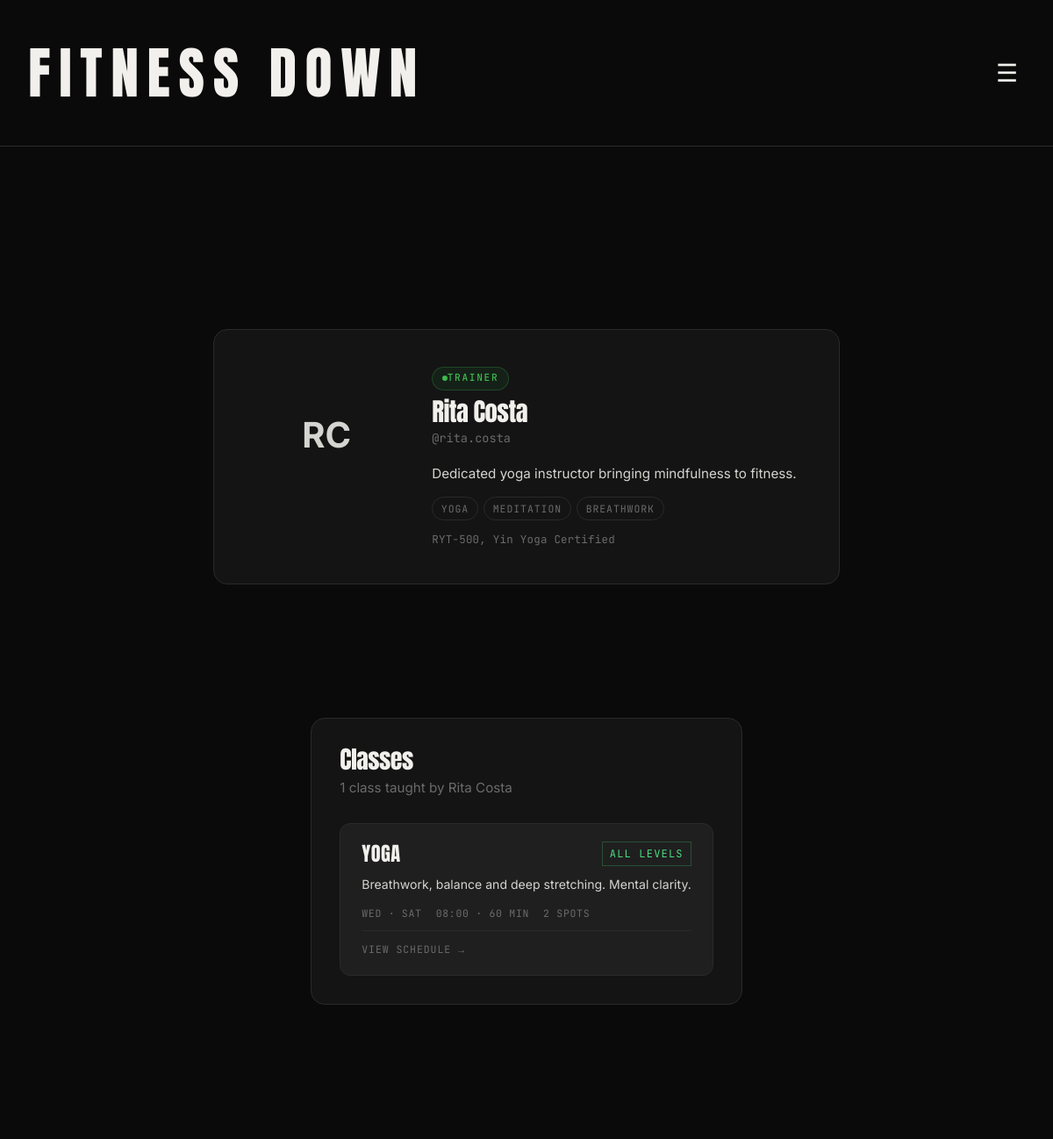
/trainer.php?id=6 (upper part), run on an earlier commit of the app's database.
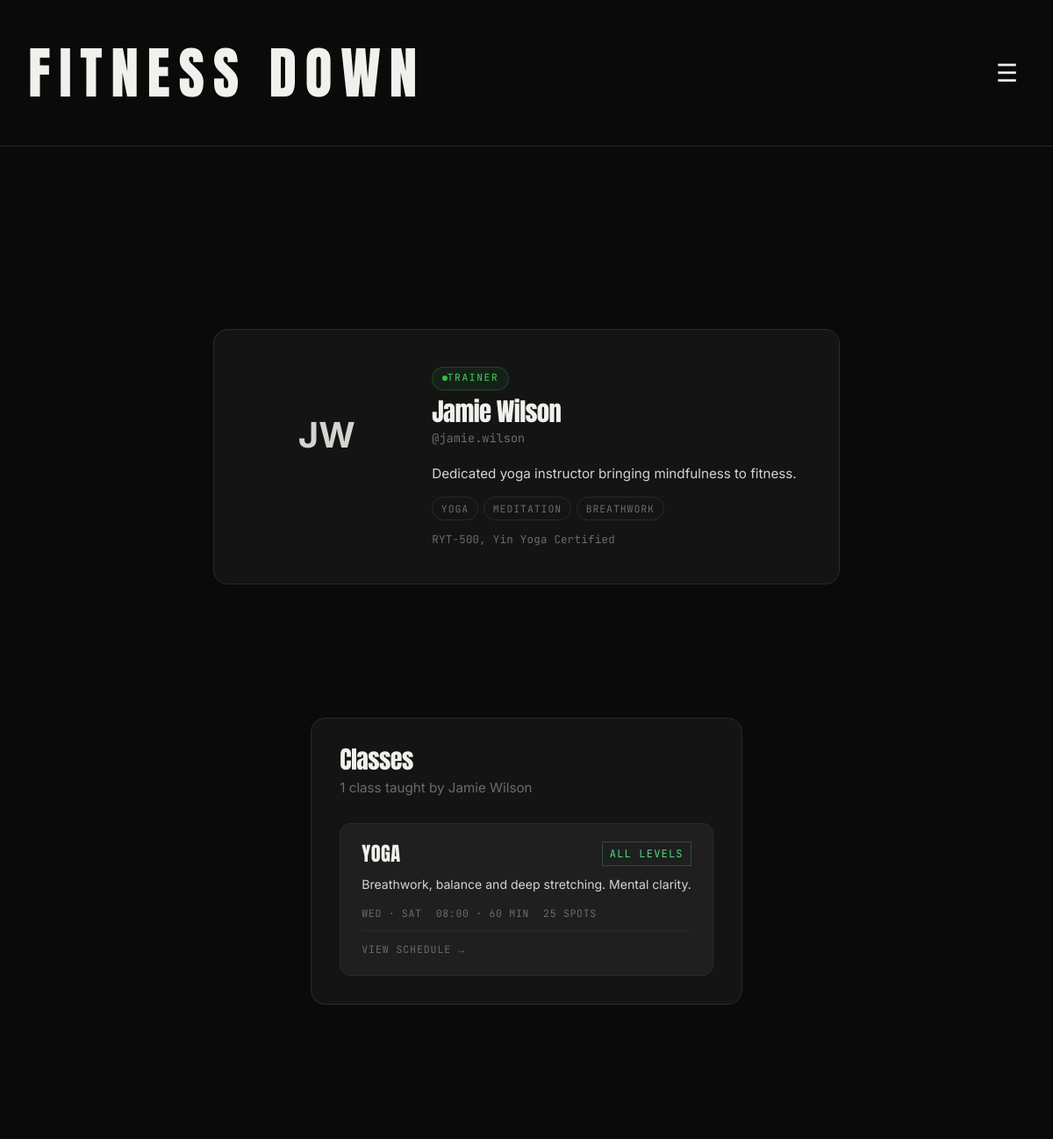
And on a later commit of the database.
### tables this page shows
CREATE TABLE users (
    id INTEGER PRIMARY KEY AUTOINCREMENT,
    name TEXT NOT NULL,
    email TEXT NOT NULL UNIQUE,
    username TEXT NOT NULL UNIQUE,
    password_hash TEXT NOT NULL,
    profile_photo TEXT,
    role TEXT NOT NULL CHECK (role IN ('member', 'trainer', 'admin')),
    created_at TEXT NOT NULL DEFAULT CURRENT_TIMESTAMP,
    is_active INTEGER NOT NULL DEFAULT 1
);

CREATE TABLE classes(
    id INTEGER PRIMARY KEY AUTOINCREMENT,
    trainer_id INTEGER NOT NULL,
    name TEXT NOT NULL, --this name will be the type of class
    description TEXT,
    difficulty TEXT NOT NULL CHECK (difficulty IN('beginner', 'intermediate', 'advanced')),
    duration_minutes INTEGER NOT NULL,
    capacity INTEGER NOT NULL,
    photo TEXT,
    is_active INTEGER NOT NULL DEFAULT 1,
    FOREIGN KEY (trainer_id) REFERENCES users(id) ON DELETE RESTRICT
);

CREATE TABLE sessions(
    id INTEGER PRIMARY KEY AUTOINCREMENT,
    class_id INTEGER NOT NULL,
    day_of_week TEXT NOT NULL CHECK (day_of_week IN ('monday','tuesday','wednesday','thursday','friday','saturday','sunday')),
    start_time TEXT NOT NULL,
    duration_minutes INTEGER NOT NULL CHECK (duration_minutes > 0),
    status TEXT NOT NULL DEFAULT 'scheduled' CHECK (status IN ('scheduled', 'completed', 'cancelled')),
    notes TEXT,
    FOREIGN KEY (class_id) REFERENCES classes(id) ON DELETE CASCADE
);

### includes/helper.php (called while the page is built, shortened)
<?php
function e(string $val): string {
    return htmlspecialchars($val, ENT_QUOTES | ENT_SUBSTITUTE, 'UTF-8');
}

### trainer.php (the view, shortened to what the changed rows need)
<?php
$trainer_id = isset($_GET['id']) ? (int)$_GET['id'] : 0;
$pdo = get_db();
$stmt = $pdo->prepare("
    SELECT id, name, username, profile_photo, role, is_active
    FROM users
    WHERE id = ? AND role = 'trainer' AND is_active = 1
");
$stmt->execute([$trainer_id]);
$trainer = $stmt->fetch();
$stmt = $pdo->prepare("SELECT bio, specializations, certifications FROM trainer_profiles WHERE user_id = ?");
$stmt->execute([$trainer_id]);
$profile = $stmt->fetch() ?: ['bio' => null, 'specializations' => null, 'certifications' => null];
$stmt = $pdo->prepare("
    SELECT c.id, c.name, c.description, c.difficulty, c.duration_minutes, c.capacity
    FROM classes c
    WHERE c.trainer_id = ? AND c.is_active = 1
    ORDER BY c.name
");
$stmt->execute([$trainer_id]);
$classes = $stmt->fetchAll();
$class_ids = array_column($classes, 'id');
$sessions_by_class = [];
if (!empty($class_ids)) {
    $placeholders = implode(',', array_fill(0, count($class_ids), '?'));
    $stmt = $pdo->prepare("
        SELECT s.class_id, s.day_of_week, s.start_time
        FROM sessions s
        WHERE s.class_id IN ($placeholders)
        ORDER BY CASE s.day_of_week
            WHEN 'monday'    THEN 1 WHEN 'tuesday'   THEN 2 WHEN 'wednesday' THEN 3
            WHEN 'thursday'  THEN 4 WHEN 'friday'    THEN 5 WHEN 'saturday'  THEN 6
            WHEN 'sunday'    THEN 7 END, s.start_time
    ");
    $stmt->execute($class_ids);
    foreach ($stmt->fetchAll() as $s) {
        $sessions_by_class[$s['class_id']][] = $s;
    }
}
$day_abbr = [
    'monday' => 'Mon', 'tuesday' => 'Tue', 'wednesday' => 'Wed',
    'thursday' => 'Thu', 'friday' => 'Fri', 'saturday' => 'Sat', 'sunday' => 'Sun',
];
$difficulty_map = [
    'beginner'     => ['class' => 'easy', 'label' => 'All levels'],
    'intermediate' => ['class' => 'mid',  'label' => 'Intermediate'],
    'advanced'     => ['class' => 'hard', 'label' => 'Advanced'],
];
$initials = implode('', array_map(
    fn($p) => strtoupper($p[0] ?? ''),
    array_filter(explode(' ', $trainer['name']))
)) ?: 'T';
include __DIR__ . '/includes/header.php';
?>
<main class="trainer-public">
    <section class="tp-hero">
        <div class="tp-card">
            <div class="profile-avatar">
                <?php if ($trainer['profile_photo']): ?>
                    <img src="<?= e($trainer['profile_photo']) ?>" alt="<?= e($trainer['name']) ?>">
                <?php else: ?>
                    <span><?= e($initials) ?></span>
                <?php endif; ?>
            </div>
            <div class="tp-card__body">
                <span class="profile-role-badge profile-role-badge--trainer">Trainer</span>
                <h1 class="tp-card__name"><?= e($trainer['name']) ?></h1>
                <p class="tp-card__username">@<?= e($trainer['username']) ?></p>
                <?php if (!empty($profile['bio'])): ?>
                    <p class="tp-bio"><?= e($profile['bio']) ?></p>
                <?php endif; ?>
                <?php if (!empty($profile['specializations'])): ?>
                    <div class="tp-tags">
                        <?php foreach (array_map('trim', explode(',', $profile['specializations'])) as $tag): ?>
                            <?php if ($tag): ?>
                                <span class="tp-tag"><?= e($tag) ?></span>
                            <?php endif; ?>
                        <?php endforeach; ?>
                    </div>
                <?php endif; ?>
                <?php if (!empty($profile['certifications'])): ?>
                    <p class="tp-certs"><?= e($profile['certifications']) ?></p>
                <?php endif; ?>
            </div>
        </div>
    </section>
    <section class="tp-classes">
        <header class="tp-classes__header">
            <h2>Classes</h2>
            <p><?= count($classes) ?> class<?= count($classes) !== 1 ? 'es' : '' ?> taught by <?= e($trainer['name']) ?></p>
        </header>
        <?php if (empty($classes)): ?>
            <p class="tp-classes__empty">No active classes at the moment.</p>
        <?php else: ?>
            <div class="tp-class-grid">
                <?php foreach ($classes as $cls):
                    $diff     = $difficulty_map[$cls['difficulty']] ?? ['class' => 'easy', 'label' => $cls['difficulty']];
                    $sessions = $sessions_by_class[$cls['id']] ?? [];
                    $days     = array_unique(array_column($sessions, 'day_of_week'));
                    $day_disp = count($days) === 7
                              ? 'Daily'
                              : implode(' · ', array_map(fn($d) => $day_abbr[$d] ?? $d, $days));
                    $first_time = $sessions[0]['start_time'] ?? null;
                ?>
                <div class="tp-class-card">
                    <div class="tp-class-card__top">
                        <h3 class="tp-class-card__name"><?= e($cls['name']) ?></h3>
                        <span class="crow__difficulty crow__difficulty--<?= $diff['class'] ?>"><?= e($diff['label']) ?></span>
                    </div>
                    <?php if (!empty($cls['description'])): ?>
                        <p class="tp-class-card__desc"><?= e($cls['description']) ?></p>
                    <?php endif; ?>
                    <div class="tp-class-card__meta">
                        <?php if ($day_disp): ?>
                            <span class="tp-class-card__days"><?= e($day_disp) ?></span>
                        <?php endif; ?>
                        <?php if ($first_time): ?>
                            <span class="tp-class-card__time"><?= e($first_time) ?> · <?= (int)$cls['duration_minutes'] ?> min</span>
                        <?php endif; ?>
                        <span class="tp-class-card__cap"><?= (int)$cls['capacity'] ?> spots</span>
                    </div>
                    <a href="/classes.php" class="tp-class-card__link">View schedule →</a>
                </div>
                <?php endforeach; ?>
            </div>
        <?php endif; ?>
    </section>
</main>
<?php include __DIR__ . '/includes/footer.php'; ?>

What changed in the data, as far as the page shows it:
changed users: name "RC" → "JW"; name "Rita Costa" → "Jamie Wilson"; username "rita.costa" → "jamie.wilson"
changed classes "YOGA": capacity "2" → "25"
